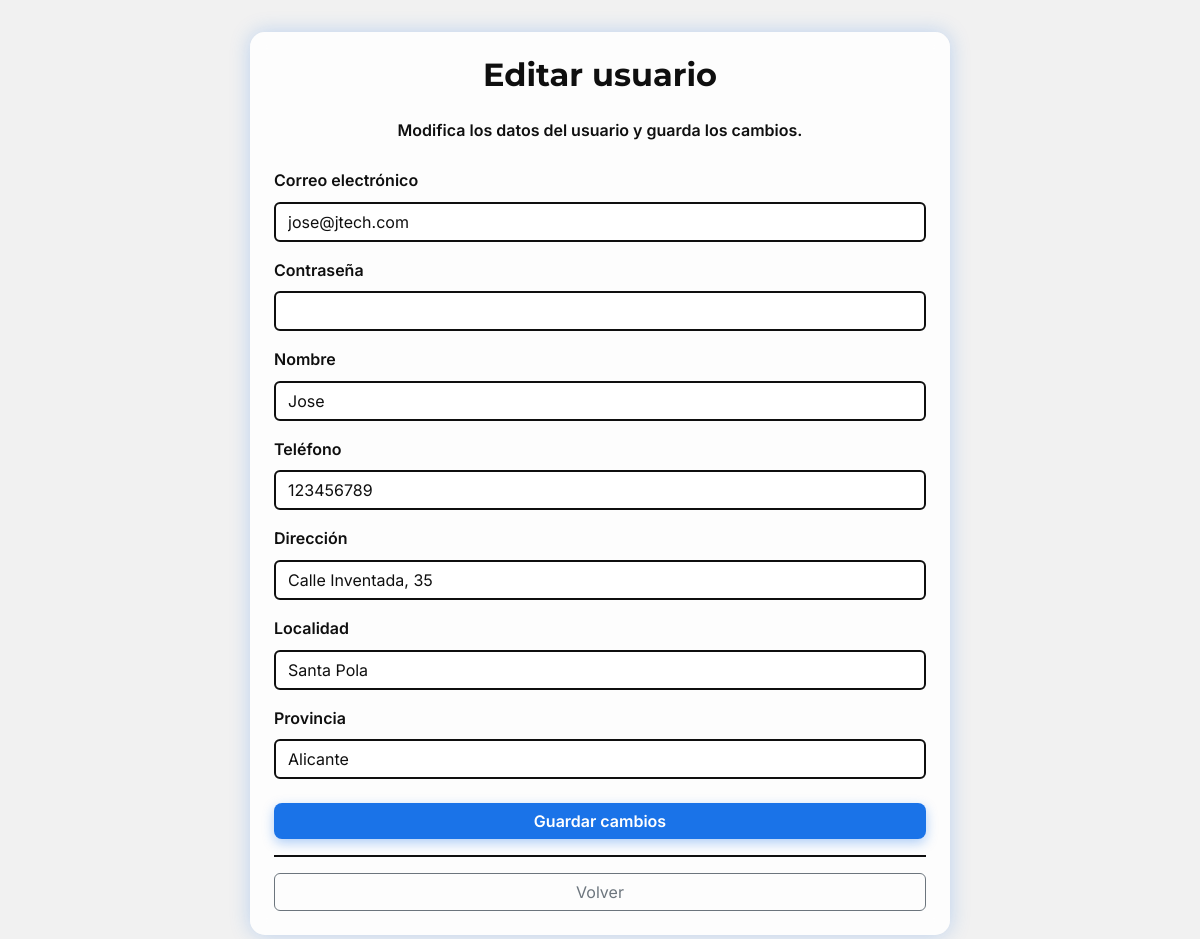
Screenshot of /usuarios/usuarioEditar.php?soloMios=1&id=1 (signed in) with the database file from the repository.
### tables this page shows
CREATE TABLE `usuarios` (
  `id` int(11) NOT NULL,
  `nombre` varchar(50) NOT NULL,
  `email` varchar(50) NOT NULL,
  `contrasenya` varchar(255) NOT NULL,
  `telefono` varchar(15) NOT NULL,
  `direccion` varchar(100) DEFAULT NULL,
  `localidad` varchar(50) DEFAULT NULL,
  `provincia` varchar(50) DEFAULT NULL,
  `rol` enum('usuario','empleado','administrador') NOT NULL DEFAULT 'usuario',
  `estado` enum('activo','inactivo') NOT NULL DEFAULT 'activo'
);

### src/usuarios/usuarioEditar.php (the view, shortened to what this page needs)
<?php
    $con = conectar();
    $mensajesError = [];
    $volverA = $_GET["from"] ?? $_POST["from"] ?? (isset($_GET["soloMios"]) ? "soloMios" : null);
    $rol = $_SESSION["rol"];
    if ($rol === "administrador") {
        if (isset($_POST["enviar"]) || isset($_POST["cambiarRol"])) {
            $id = (int) ($_POST["id"] ?? 0);
        } else {
            $id = (int) ($_GET["id"] ?? 0);
        }
    } else {
        $id = $_SESSION["id"];
    }
    $query = $con->prepare("SELECT id, nombre, email, telefono, direccion, localidad, provincia, rol, estado FROM usuarios WHERE id = :id");
    $query->execute([":id" => $id]);
    if ($row = $query->fetch()) {
        $nombreM = $row["nombre"];
        $emailM = $row["email"];
        $telefonoM = $row["telefono"];
        $direccionM = $row["direccion"];
        $localidadM = $row["localidad"];
        $provinciaM = $row["provincia"];
    } else {
        $mensajesError[] = "No se ha encontrado el usuario.";
    }
?>
<!DOCTYPE html>
<html lang="es">
<head>
    <link href="https://cdn.jsdelivr.net/npm/bootstrap@5.3.0/dist/css/bootstrap.min.css" rel="stylesheet">
    <link rel="stylesheet" href="https://cdn.jsdelivr.net/npm/bootstrap-icons@1.10.5/font/bootstrap-icons.css">
    <link rel="stylesheet" href="../estilos.css">
</head>
<body>
    <div class="d-flex justify-content-center align-items-start jtech-bg">
        <div class="p-4 jtech-card" style="max-width: 700px;">
            <h2 class="text-center mb-4 fw-bold">Editar usuario</h2>
            <form method="post" action="usuarioEditar.php">
                <p class="mb-4 text-center fw-semibold">Modifica los datos del usuario y guarda los cambios.</p>
                <div class="mb-3">
                    <label class="form-label fw-semibold">Correo electrónico</label>
                    <input type="text" name="email" class="form-control jtech-input" maxlength="50" value="<?= htmlspecialchars($emailM) ?>">
                </div>
                <div class="mb-3">
                    <label class="form-label fw-semibold">Contraseña</label>
                    <input type="password" name="contrasenya" class="form-control jtech-input" maxlength="30">
                </div>
                <div class="mb-3">
                    <label class="form-label fw-semibold">Nombre</label>
                    <input type="text" name="nombre" class="form-control jtech-input" maxlength="50" value="<?= htmlspecialchars($nombreM) ?>">
                </div>
                <div class="mb-3">
                    <label class="form-label fw-semibold">Teléfono</label>
                    <input type="text" name="telefono" class="form-control jtech-input" maxlength="9" value="<?= htmlspecialchars($telefonoM) ?>">
                </div>
                <div class="mb-3">
                    <label class="form-label fw-semibold">Dirección</label>
                    <input type="text" name="direccion" class="form-control jtech-input" maxlength="100" value="<?= htmlspecialchars($direccionM) ?>">
                </div>
                <div class="mb-3">
                    <label class="form-label fw-semibold">Localidad</label>
                    <input type="text" name="localidad" class="form-control jtech-input" maxlength="50" value="<?= htmlspecialchars($localidadM) ?>">
                </div>
                <div class="mb-4">
                    <label class="form-label fw-semibold">Provincia</label>
                    <input type="text" name="provincia" class="form-control jtech-input" maxlength="50" value="<?= htmlspecialchars($provinciaM) ?>">
                </div>
                <div class="d-grid gap-3 mt-4">
                    <button type="submit" name="enviar" class="btn btn-jtech fw-semibold">Guardar cambios</button>
                    <hr class="jtech-divider">
                    <?php
                        if ($volverA === "finalizar") {
                            $volver = "../compra/compraFinalizar.php";
                        } elseif ($rol === "usuario" || $rol === "empleado") {
                            $volver = "../index.php";
                        } elseif (isset($_GET["soloMios"]) && $_GET["soloMios"] == 1) {
                            $volver = "../index.php";
                        } else {
                            $volver = "usuarioConsulta.php";
                        }
                    ?>
                    <a href="<?= $volver ?>" class="btn btn-outline-secondary">Volver</a>
                </div>
            </form>
        </div>
    </div>
</body>
</html>

### src/estilos.css (style rules this page uses)
* { margin: 0; padding: 0; font-family: 'Inter', sans-serif; box-sizing: border-box; }
h1, h2, h3, h4, .card-title { font-family: 'Montserrat', sans-serif; }
body { background-color: #F1F1F1; color: #0F0F0F; line-height: 1.6; }
a { color: #0F0F0F; text-decoration: none; }
.jtech-bg { min-height: 100vh; padding: 2rem; }
.jtech-card { background: rgba(255, 255, 255, 0.85); border-radius: 15px; width: 100%; max-width: 420px; box-shadow: 0 0 20px rgba(26, 115, 232, 0.25); backdrop-filter: blur(8px); }
.jtech-input { background-color: #FFFFFF; border: 2px solid #0F0F0F; color: #0F0F0F; transition: all 0.3s ease; }
.btn-jtech { background-color: #1A73E8; color: #FFFFFF; border: none; border-radius: 8px; box-shadow: 0 4px 12px rgba(26, 115, 232, 0.35); transition: all 0.2s ease-in-out; }
.jtech-divider { border: none; border-top: 2px solid #0F0F0F; opacity: 1; margin: 0; }

### rows the page displays
usuarios: email "jose@jtech.com", nombre "Jose", telefono "123456789", direccion "Calle Inventada, 35", localidad "Santa Pola", provincia "Alicante"
